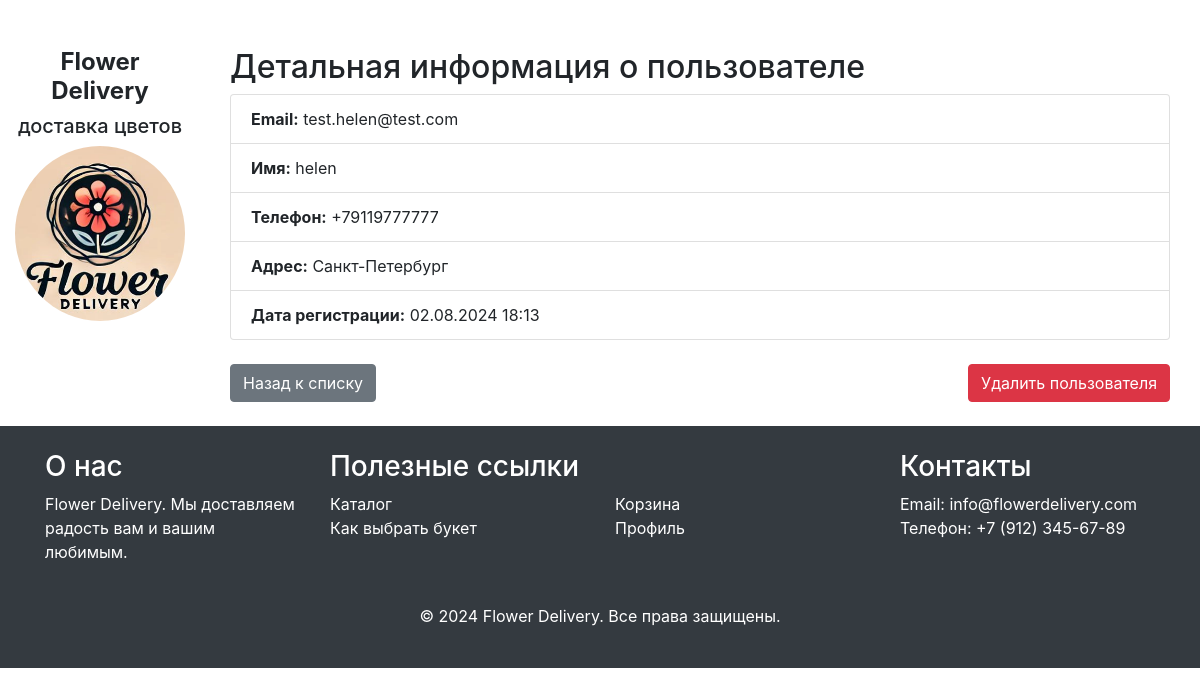
Page /admin-panel/users/2/ (signed in) on the committed database.
### users/models.py (models this page shows, shortened)
class CustomUser(AbstractUser):
    email = models.EmailField(_('email address'), unique=True)
    phone = models.CharField(max_length=25, blank=True, null=True)
    address = models.TextField(blank=True, null=True)
    USERNAME_FIELD = 'email'
    REQUIRED_FIELDS = ['username']  # Имя пользователя будет обязательным

### admin_panel/views.py (the view)
# urls.py: path('users/<int:user_id>/', views.user_detail, name='user_detail'),
@staff_member_required
def user_detail(request, user_id):
    try:
        user = get_object_or_404(CustomUser, id=user_id)
        return render(request, 'admin_panel/user_detail.html', {'user': user})
    except Exception as e:
        messages.error(request, f"Ошибка при загрузке информации о пользователе: {str(e)}")
        return redirect('admin_panel:admin_users')

### admin_panel/templates/admin_panel/user_detail.html (shortened to what this page needs)
{% extends 'admin_panel/admin_layout.html' %}
{% block content %}
<div class="container mt-5">
    <h2>Детальная информация о пользователе</h2>
    <ul class="list-group mb-4">
        <li class="list-group-item"><strong>Email:</strong> {{ user.email }}</li>
        <li class="list-group-item"><strong>Имя:</strong> {{ user.username }}</li>
        <li class="list-group-item"><strong>Телефон:</strong> {{ user.phone }}</li>
        <li class="list-group-item"><strong>Адрес:</strong> {{ user.address }}</li>
        <li class="list-group-item"><strong>Дата регистрации:</strong> {{ user.date_joined|date:"d.m.Y H:i" }}</li>
    </ul>
    <div class="d-flex justify-content-between">
        <a href="{% url 'admin_panel:admin_users' %}" class="btn btn-secondary">Назад к списку</a>
        <button type="button" class="btn btn-danger" data-toggle="modal" data-target="#confirmDeleteModal">Удалить пользователя</button>
    </div>
</div>
{% endblock %}

### static/css/style.css (style rules this page uses)
body { font-family: Arial, sans-serif; line-height: 1.6; margin: 0; padding: 0; }

### rows in the picture
CustomUser: email "test.helen@test.com", username "helen", phone "+79119777777", address "Санкт-Петербург", date_joined "02.08.2024 18:13"
